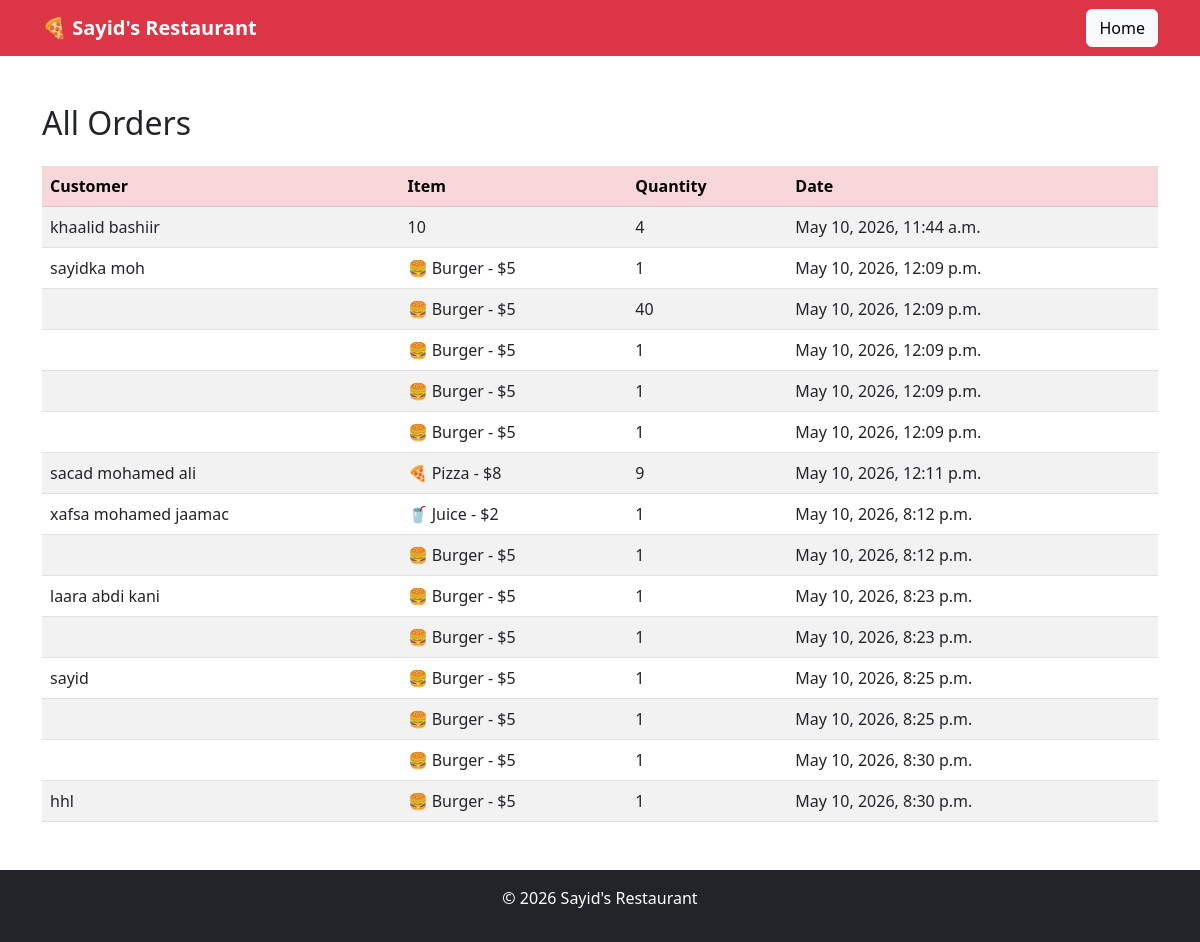
/orders/, run on an earlier commit of the app's database.
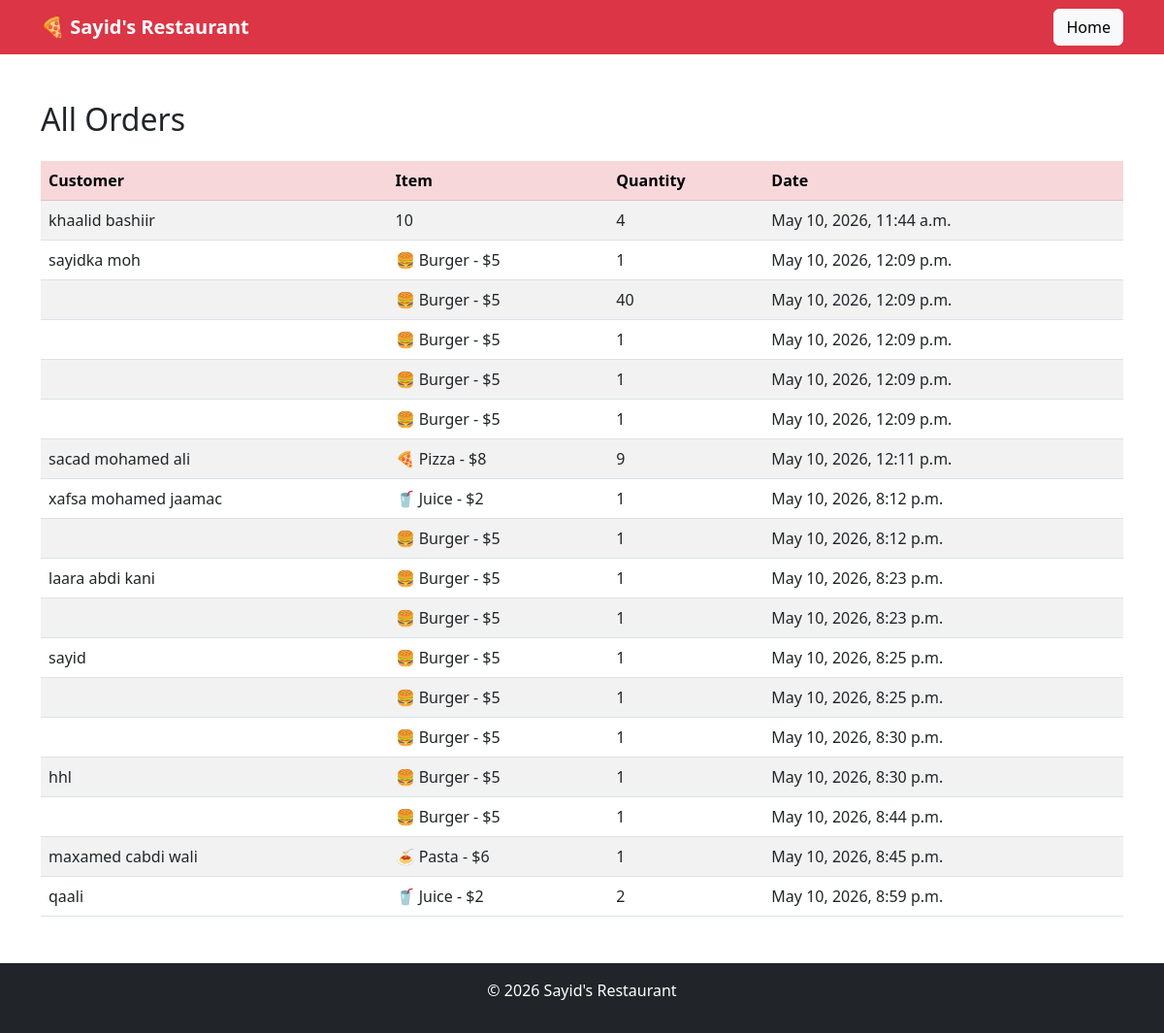
And on a later commit of the database.
### menu/models.py (models this page shows, shortened)
class Order(models.Model):
    customer_name = models.CharField(max_length=100)
    item = models.CharField(max_length=100)
    quantity = models.IntegerField(default=1)
    date = models.DateTimeField(auto_now_add=True)

### menu/views.py (the view)
# urls.py: path('orders/', views.all_orders, name='all_orders'),
def all_orders(request):
    orders = Order.objects.all()
    return render(request, 'menu/all_orders.html', {'orders': orders})

### menu/templates/menu/all_orders.html (shortened to what this page needs)
<!DOCTYPE html>
<html>
<head>
    <link href="https://cdn.jsdelivr.net/npm/bootstrap@5.3.0/dist/css/bootstrap.min.css" rel="stylesheet">
</head>
<body>
<nav class="navbar navbar-dark bg-danger">
    <div class="container">
        <a class="navbar-brand fw-bold">🍕 Sayid's Restaurant</a>
        <a href="/" class="btn btn-light">Home</a>
    </div>
</nav>
<div class="container mt-5">
    <h2 class="mb-4">All Orders</h2>
    <table class="table table-striped">
        <thead class="table-danger">
            <tr>
                <th>Customer</th>
                <th>Item</th>
                <th>Quantity</th>
                <th>Date</th>
            </tr>
        </thead>
        <tbody>
            {% for order in orders %}
            <tr>
                <td>{{ order.customer_name }}</td>
                <td>{{ order.item }}</td>
                <td>{{ order.quantity }}</td>
                <td>{{ order.date }}</td>
            </tr>
            {% endfor %}
        </tbody>
    </table>
</div>
<footer class="bg-dark text-white text-center p-3 mt-5">
    <p>© 2026 Sayid's Restaurant</p>
</footer>
</body>
</html>

What changed in the data, as far as the page shows it:
added Order: item "🍔 Burger - $5", quantity "1", date "May 10, 2026, 8:44 p.m."
added Order: customer_name "maxamed cabdi wali", item "🍝 Pasta - $6", quantity "1", date "May 10, 2026, 8:45 p.m."
added Order: customer_name "qaali", item "🥤 Juice - $2", quantity "2", date "May 10, 2026, 8:59 p.m."
